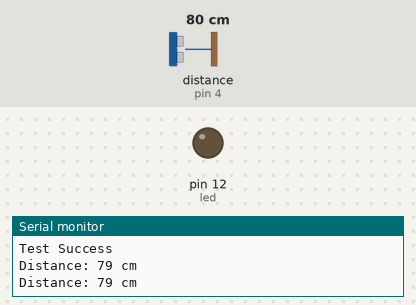
Simulated run of this sketch. Board: Arduino Uno, built with avr-gcc and run on an emulated ATmega328P. Shown: output pins drawn as LEDs (lit = HIGH), the last lines printed to the serial monitor. Inputs (shaded band) come from the test bench; at power-on: distance to the obstacle (sensor on pin 4) 80 cm. The echo pulse lasts 58.3 µs per cm; the audio player accepts every command and is not drawn; pins used as bus, display or sensor lines are not drawn.

Above: at 20.2 s.
20.3 s: distance to the obstacle (sensor on pin 4) set to 35 cm
At 23.1 s:
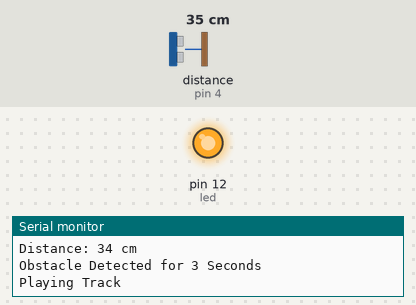
23.3 s: distance to the obstacle (sensor on pin 4) set to 28 cm
Timing chart, 0 to 30.2 s (numbered marks = the images above; inputs shaded):
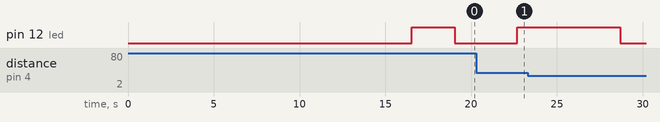

The sketch:

sketch_aug30a.ino
```cpp
#include <SoftwareSerial.h>
#include <DFPlayerMini_Fast.h>

SoftwareSerial mySerial(10, 11); // TX,RX for DFPlayer
DFPlayerMini_Fast myMP3;

const unsigned long detectionDuration = 2500; // 3 seconds (3000 ms)
unsigned long obstacleStartTime = 0;
bool obstaclePresent = false; // Tracks if obstacle is in range
const int trigPin = 7;
const int echoPin = 4;
const int led = 12;

void setup() {
  // Set up pins for ultrasonic sensor
  pinMode(trigPin, OUTPUT);
  pinMode(echoPin, INPUT);
  pinMode(led, OUTPUT);

  // Start serial communications
  mySerial.begin(9600);
  Serial.begin(9600);
  delay(1000);  // Give DFPlayer Mini some time to initialize

  // Initialize DFPlayer Mini
  if (!myMP3.begin(mySerial)) {
    Serial.println("DFPlayer Mini not detected!");
    while (true); // Stop execution if DFPlayer is not detected
  }

  myMP3.volume(30);  // Set volume level (0 to 30)
  delay(5000);
  Serial.println("DFPlayer Mini ready!");

  // Test track (optional)
  Serial.println("Test track");
  myMP3.play(2);
  delay(10000);
  Serial.println("Test Success");
  digitalWrite(led,HIGH);
  delay(2500);
  digitalWrite(led,LOW);

}

void loop() {
  // Clear the trigPin
  digitalWrite(trigPin, LOW);
  delayMicroseconds(2);

  // Send a 10 microsecond pulse to the trigPin
  digitalWrite(trigPin, HIGH);
  delayMicroseconds(10);
  digitalWrite(trigPin, LOW);

  // Read the time it takes for the echo to come back
  long duration = pulseIn(echoPin, HIGH);

  // Calculate the distance in cm
  int distance = duration * 0.034 / 2;

  // Print the distance
  Serial.print("Distance: ");
  Serial.print(distance);
  Serial.println(" cm");
  delay(600);

  // Check if the distance is between 30 and 100 cm (obstacle detected)
  if (distance > 30 && distance < 100) {
    if (!obstaclePresent) {
      // If obstacle wasn't detected before, mark the start time
      obstaclePresent = true;
      obstacleStartTime = millis();
    }

    // Check if the obstacle has been there for more than 3 seconds
    if (millis() - obstacleStartTime >= detectionDuration) {
      Serial.println("Obstacle Detected for 3 Seconds");
      Serial.println("Playing Track");

      // Play the track
      myMP3.play(1);
      digitalWrite(led,HIGH);
      // Reset the timer and obstacle state
      obstaclePresent = false;  // Reset to avoid replaying
      delay(6000);
      digitalWrite(led,LOW);
       // Wait for 6 seconds to allow track to finish
    }
  } else {
    // Reset if no obstacle is detected or obstacle moved out of range
    obstaclePresent = false;
    obstacleStartTime = 0;
    Serial.println("No Obstacle");
  }
}
```
